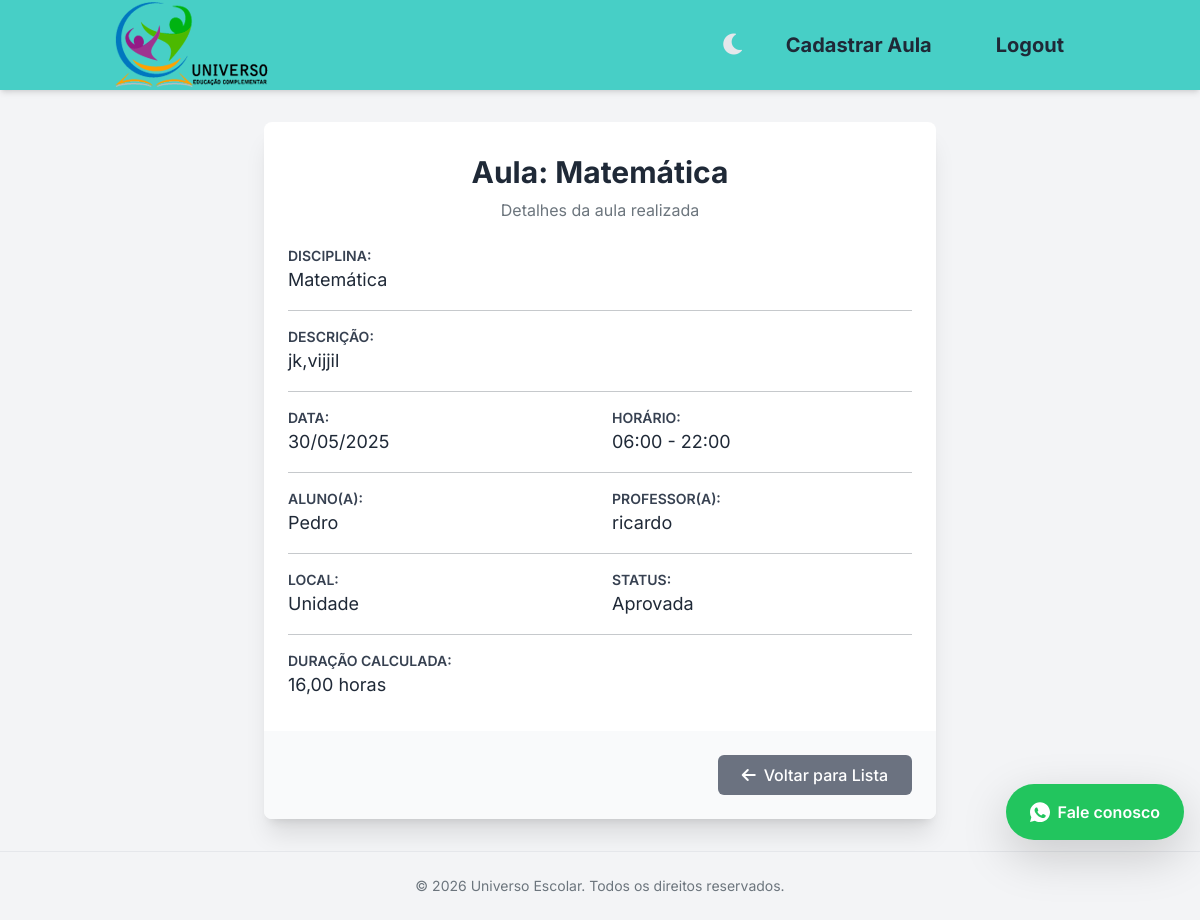
The page /aula/3/detalhes/ (signed in) on the database as committed earlier.
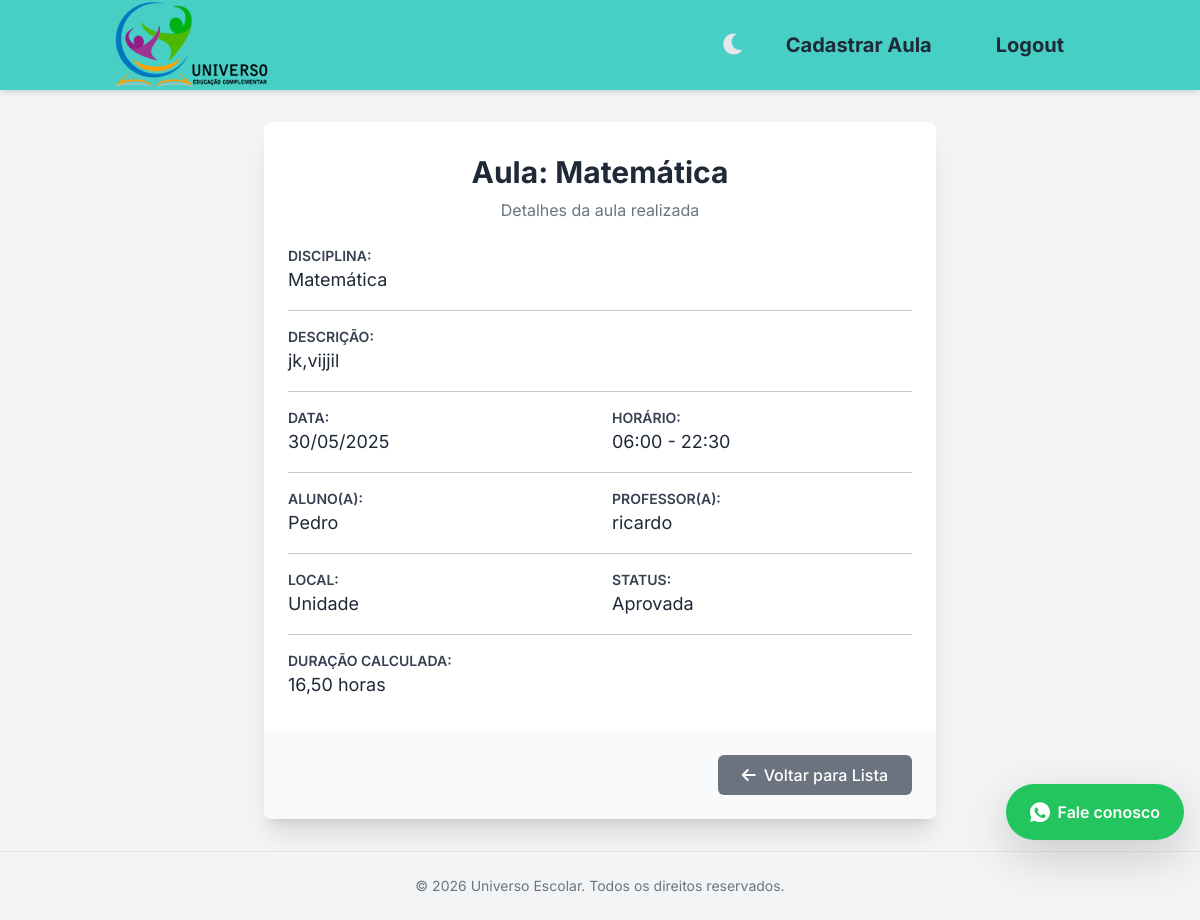
The same page on the database as committed later.
### uniescolar/models.py (models this page shows, shortened)
class Aula(models.Model):
    STATUS_APROVACAO_CHOICES = [
        ('pendente', 'Pendente'),
        ('aprovada', 'Aprovada'),
        ('rejeitada', 'Rejeitada'),
    ]
    id = models.AutoField(primary_key=True)
    local = models.CharField(max_length=100)
    disciplina = models.ForeignKey(Disciplina, on_delete=models.CASCADE, related_name="aulas_disciplina")
    data_inicio = models.DateField(default=timezone.now)
    hora_inicio = models.TimeField(default=hora_inicio_padrao)
    hora_fim = models.TimeField(default=hora_fim_padrao)
    aluno = models.ForeignKey(
        Aluno,
        on_delete=models.CASCADE,
        related_name="aulas"
    )
    professor = models.ForeignKey(
        Professor,
        on_delete=models.CASCADE,
        related_name="aulas_ministradas"
    )
    descricao = models.TextField()
    status_aprovacao = models.CharField( # NOVO CAMPO
        max_length=10,
        choices=STATUS_APROVACAO_CHOICES,
        default='pendente' # Default para novas aulas
    )
    class Meta:
        unique_together = (
            'aluno', 'professor', 'data_inicio', 'hora_inicio', 'hora_fim'
        )

class Disciplina(models.Model):
    nome = models.CharField(max_length=100)
    def __str__(self):
        return f"{self.nome}"

class Aluno(models.Model):
    SEXO_CHOICES = [
        ('M', 'Masculino'),
        ('F', 'Feminino'),
        ('O', 'Outro'),
    ]
    id = models.AutoField(primary_key=True)
    nome = models.CharField(max_length=200)
    sexo = models.CharField(max_length=30, choices=SEXO_CHOICES)
    data_nascimento = models.DateField(default=timezone.now)
    responsavel = models.ForeignKey( # Aluno tem um Responsavel
        Responsavel,
        on_delete=models.CASCADE,
        related_name="alunos_dependentes" # Permite responsavel.alunos_dependentes.all()
    )
    def __str__(self):
        responsavel_nome = str(self.responsavel) if self.responsavel else "Sem responsável"
        return f"{self.nome}"

class Responsavel(models.Model):
    CPF = models.CharField(max_length=14, primary_key=True, default='') # CPF como PK
    user = models.ForeignKey( # Relação com o User do Django
        User,
        on_delete=models.CASCADE,
        default=None,
        null=True,
        blank=True,
        related_name="responsavel_profiles" # Permite user.responsavel_profiles.all()
    )
    profissao = models.CharField(max_length=255)
    def __str__(self):
        if self.user:
            return (
            f"{self.user.first_name} {self.user.last_name}".strip()
            or self.user.username
        )
        return "Responsável sem usuário"

class Professor(models.Model):
    user = models.OneToOneField( # Relação OneToOne com User do Django, User é a PK de Professor
        User,
        on_delete=models.CASCADE,
        primary_key=True,
        default=None,
        related_name="professor_profile" # Permite user.professor_profile
    )
    materia = models.CharField(max_length=100)
    def __str__(self):
        return f"{self.user.username}"

### uniescolar/views.py (the view)
# urls.py: path('aula/<int:id>/detalhes/', views.aula_detail_view, name='detalhe_aula'),
@login_required
def aula_detail_view(request, id):
    aula_instance = get_object_or_404(Aula.objects.select_related('disciplina', 'aluno', 'professor__user'), id=id)
    user_can_view = False
    user_is_gestor = is_gestor_check(request.user)
    user_is_professor_of_aula = hasattr(request.user, 'professor_profile') and aula_instance.professor == request.user.professor_profile
    user_is_responsavel_of_aluno = False
    if hasattr(request.user, 'responsavel_profiles'):
        if aula_instance.aluno.responsavel in request.user.responsavel_profiles.all():
            user_is_responsavel_of_aluno = True
    if user_is_gestor:
        user_can_view = True
    elif user_is_professor_of_aula:
        user_can_view = True
    elif user_is_responsavel_of_aluno and aula_instance.status_aprovacao == 'aprovada':
        user_can_view = True
    if not user_can_view:
        messages.error(request, "Você não tem permissão para ver detalhes desta aula ou a aula não está aprovada.")
        return redirect('home')
    if not hasattr(aula_instance, 'duracao_calculada'):
        aula_instance.duracao_calculada = 0.0
        if aula_instance.hora_inicio and aula_instance.hora_fim:
            dia_para_calculo = aula_instance.data_inicio if aula_instance.data_inicio else date.today()
            try:
                datetime_inicio = datetime.combine(dia_para_calculo, aula_instance.hora_inicio)
                datetime_fim = datetime.combine(dia_para_calculo, aula_instance.hora_fim)
                if datetime_fim > datetime_inicio:
                    aula_instance.duracao_calculada = round((datetime_fim - datetime_inicio).total_seconds() / 3600, 2)
            except TypeError:
                pass
    return render(request,'aula.html',{'aula':aula_instance})

### uniescolar/context_processors.py (called while the page is built)
def nav_access_permissions(request):
    can_add_aula = False
    if request.user.is_authenticated:
        is_professor = False
        if not request.user.is_anonymous:
            try:
                is_professor = Professor.objects.filter(pk=request.user.pk).exists()
            except TypeError: # Pode acontecer se request.user.pk for None para AnonymousUser
                pass
        if request.user.is_superuser or is_professor:
            can_add_aula = True
    return {'can_add_aula_permission': can_add_aula}

### uniescolar/views.py (called while the page is built)
def is_gestor_check(user):
    return user.is_authenticated and hasattr(user, 'gestor_profile')

### uniescolar/templates/aula.html (shortened to what this page needs)
{% extends 'base.html' %}
{% load static %}
{% block content %}
<div class="container mx-auto px-4 py-8">
    <div class="max-w-2xl mx-auto bg-white dark:bg-gray-800 shadow-xl rounded-lg overflow-hidden">
        <div class="px-6 py-8">
            <h2 class="text-3xl font-bold text-content mb-2 text-center">Aula: {{ aula.disciplina }}</h2>
            <p class="text-center text-muted mb-6">Detalhes da aula realizada</p>
            <div class="space-y-4">
                <div>
                    <h5 class="text-sm font-semibold text-label uppercase">Disciplina:</h5>
                    <p class="text-content text-lg">{{ aula.disciplina }}</p>
                </div>
                <hr class="dark:border-gray-700">
                <div>
                    <h5 class="text-sm font-semibold text-label uppercase">Descrição:</h5>
                    <p class="text-content text-lg">{{ aula.descricao|linebreaksbr }}</p>
                </div>
                <hr class="dark:border-gray-700">
                <div class="grid grid-cols-1 md:grid-cols-2 gap-4">
                    <div>
                        <h5 class="text-sm font-semibold text-label uppercase">Data:</h5>
                        <p class="text-content text-lg">{{ aula.data_inicio|date:"d/m/Y" }}</p>
                    </div>
                    <div>
                        <h5 class="text-sm font-semibold text-label uppercase">Horário:</h5>
                        <p class="text-content text-lg">{{ aula.hora_inicio|time:"H:i" }} - {{ aula.hora_fim|time:"H:i" }}</p>
                    </div>
                </div>
                <hr class="dark:border-gray-700">
                <div class="grid grid-cols-1 md:grid-cols-2 gap-4">
                    <div>
                        <h5 class="text-sm font-semibold text-label uppercase">Aluno(a):</h5>
                        <p class="text-content text-lg">{{ aula.aluno }}</p>
                    </div>
                    <div>
                        <h5 class="text-sm font-semibold text-label uppercase">Professor(a):</h5>
                        <p class="text-content text-lg">{{ aula.professor }}</p>
                    </div>
                </div>
                <hr class="dark:border-gray-700">
                <div class="grid grid-cols-1 md:grid-cols-2 gap-4">
                    <div>
                        <h5 class="text-sm font-semibold text-label uppercase">Local:</h5>
                        <p class="text-content text-lg">{{ aula.local }}</p>
                    </div>
                    <div>
                        <h5 class="text-sm font-semibold text-label uppercase">Status:</h5>
                        <p class="text-content text-lg">{{ aula.get_status_aprovacao_display }}</p>
                    </div>
                </div>
                 {% if aula.duracao_calculada %}
                <hr class="dark:border-gray-700">
                <div>
                    <h5 class="text-sm font-semibold text-label uppercase">Duração Calculada:</h5>
                    <p class="text-content text-lg">{{ aula.duracao_calculada|floatformat:2 }} horas</p>
                </div>
                {% endif %}
            </div>
        </div>
        <div class="bg-gray-50 dark:bg-gray-700 px-6 py-4 flex flex-col sm:flex-row justify-end items-center space-y-2 sm:space-y-0 sm:space-x-3">
            <a href="{% url 'home' %}"
               class="btn-secondary-custom text-center w-full sm:w-auto px-4 py-2 rounded-md font-medium flex items-center justify-center">
               <i class="fas fa-arrow-left mr-2"></i>Voltar para Lista
            </a>
        </div>
    </div>
</div>
{% endblock %}

### uniescolar/templates/base.html (shortened to what this page needs)
<!DOCTYPE html>
<html lang="pt-BR">
<head>
    {% load static %}
    <script src="https://cdn.tailwindcss.com"></script>
    <link href="https://cdn.jsdelivr.net/npm/bootstrap@5.0.2/dist/css/bootstrap.min.css" rel="stylesheet">
    <link rel="stylesheet" href="https://cdnjs.cloudflare.com/ajax/libs/font-awesome/6.0.0/css/all.min.css">
</head>
<body class="">
    {% include 'navbar.html' %}
    <main class="container mx-auto px-4 mt-0 flex-grow">
        {% block content %}
        {% endblock %}
    </main>
    <footer class="bg-gray-100 dark:bg-gray-800 border-t border-gray-200 dark:border-gray-700 text-center p-4 mt-auto">
        <p class="text-sm text-muted">© {% now "Y" %} Universo Escolar. Todos os direitos reservados.</p>
    </footer>
  </body>
</html>
</body>
</html>
<a href="https://wa.me/5511995167859?text=Olá%2C%20gostaria%20de%20falar%20com%20vocês"
   class="fixed bottom-20 right-4 bg-green-500 hover:bg-green-600 text-white font-semibold rounded-full px-4 py-3 shadow-lg z-50 flex items-center gap-2"
   target="_blank"
   aria-label="Fale conosco no WhatsApp">
   <span>Fale conosco</span>
</a>

### uniescolar/templates/navbar.html (shortened to what this page needs)
{% load static %}
<nav style="background-color: #47cfc6;" class="shadow-md">
    <div class="container mx-auto px-4">
        <div class="flex items-center justify-between h-15">
            <div class="flex-shrink-0">
                <a href="{% url 'home' %}" class="flex items-center space-x-2 text-white text-xl font-bold">
    <img src="{% static 'images/logo.png' %}" alt="Logo" class="h-15 w-auto">
</a>
    </div>
            <div class="hidden md:flex items-center space-x-4">
                <button id="headerDarkModeIcon" class="text-gray-200 hover:text-white text-2xl focus:outline-none" aria-label="Alternar Modo Escuro/Claro">
                    <i class="fas fa-moon"></i>
                </button>
                {% if user.is_authenticated %}
                    {% if can_add_aula_permission %}
                    <a href="{% url 'add_aula' %}" class="p-4 rounded-lg  font-bold text-xl">Cadastrar Aula</a>
                    {% endif %}
                    <a href="{% url 'logout' %}" class=" p-4 rounded-lg  font-bold text-xl">Logout</a>
                {% else %}
                    <a href="{% url 'home' %}" class="p-4 rounded-lg  font-bold text-xl">Login</a>
                {% endif %}
            </div>
        </div>
    </div>
</nav>

### uniescolar/templates/base.html (style rules this page uses)
body { font-family: "Inter", sans-serif; background-color: #f3f4f6; color: #1f2937; transition: background-color 0.3s ease, color 0.3s ease; display: flex; flex-direction: column; min-height: 100vh; }
.text-content { color: #1f2937; transition: color 0.3s ease; }
.text-muted { color: #4b5563; transition: color 0.3s ease; }
.text-label { color: #374151; transition: color 0.3s ease; }
.btn-secondary-custom { background-color: #6b7280; color: #ffffff; @apply font-semibold py-2 px-4 rounded-md hover:bg-gray-600 transition-colors duration-150 ease-in-out; }

Rows that differ between the two databases and show on the page:
changed Aula "jk,vijjil": hora_fim "22:00" → "22:30"; duracao_calculada "16,00" → "16,50"
